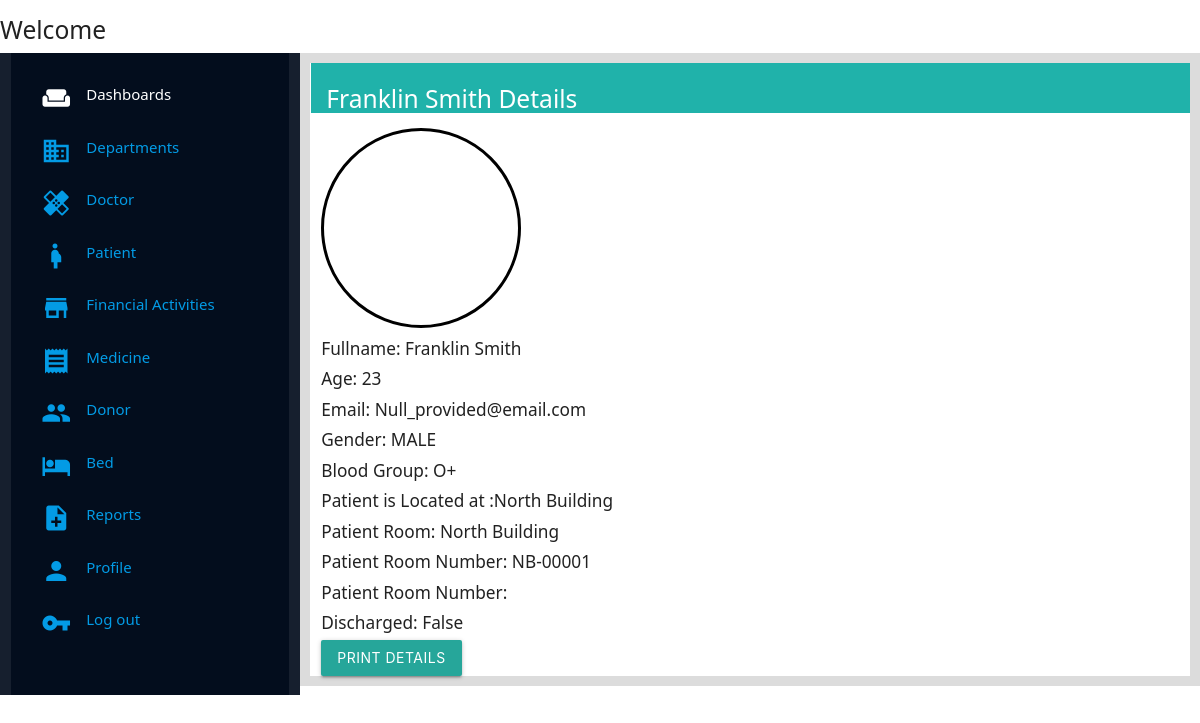
The page /management/patients/1 on the database its author committed.
### management/models.py (models this page shows)
class Patient(models.Model):
    Patient_id = models.CharField(unique=True, max_length=200, default="Please Update",null=True,blank=True)
    Patient_lastname = models.CharField(max_length=250,null=True, blank=True)
    Patient_firstname = models.CharField(max_length=250,null=True, blank=True)
    Patient_email_address = models.EmailField(max_length=250, null=True, blank=True, default="Null_provided@email.com")
    Patient_phone_number = models.CharField(max_length=120, null=True, blank=True)
    Patient_address = models.CharField(max_length=350,null=True,blank=True)
    Patient_doctor = models.ForeignKey(Doctor,on_delete=models.CASCADE, related_name="patient_doctor")
    Patient_blood_group = models.CharField(max_length=200, default="Please Update")
    Patient_blood_genotype = models.CharField(max_length=200, default="Please Update")
    Patient_age = models.IntegerField(null=True,blank=True)
    Patient_gender = models.CharField(max_length=25, choices=GENDER,default="UNDECIDED")
    Patient_room = models.ForeignKey(Room, on_delete=models.CharField, null=True, blank=True)
    def __str__(self):
        return self.Patient_lastname +" " + self.Patient_firstname + " Details"

class Room(models.Model):
    Room_location = models.CharField(max_length=250, null=True,blank=True)
    Room_ID = models.CharField(max_length=100, null=True, blank=True, unique=True)
    Room_availability = models.BooleanField(default=True)
    def __str__(self):
        return "Located at :" + self.Room_location

### management/views.py (the view)
# urls.py: path('patients/<str:pk>',views.patient_details_page,name="detailed_patient_page"),
def patient_details_page(request,pk):
    patient_data = Patient.objects.get(id=pk)
    checked_in = Alloted_Beds.objects.get(Alloted_patient=patient_data)
    print(checked_in.Alloted_time)
    context = {
        'patient_data':patient_data,
        'checked_id':checked_in,
    }
    return render(request,'management/Pages/patients_details.html',context)

### management/templates/management/Pages/patients_details.html
{% extends 'management/index.html' %}
{% load static %}
{% block content %}
<div class="wrapper">
    <div class="title-holder">
        <h5 class="title">{{patient_data}}</h5>
    </div>
    <div class="profile-details">
        <div class="image-holder">
        </div>
        <div class="profile-text">
            <h6>Fullname: {{patient_data.Patient_lastname}} {{patient_data.Patient_firstname}}</h6>
            <h6>Age: {{patient_data.Patient_age}}</h6>
            <h6>Email: {{patient_data.Patient_email_address}}</h6>
            <h6>Gender: {{patient_data.Patient_gender}}</h6>
            <h6>Blood Group: {{patient_data.Patient_blood_group}}</h6>
            <h6>Patient is {{patient_data.Patient_room}}</h6>
            <h6>Patient Room: {{patient_data.Patient_room.Room_location}}</h6>
            <h6>Patient Room Number: {{patient_data.Patient_room.Room_ID}}</h6>
            <h6>Patient Room Number: {{patient_data.Patient_room.Room_avai}}</h6>
            <h6>Discharged: False</h6>
            <button class="btn "> Print Details </button>
        </div>
    </div>
</div>
{% endblock content %}

### management/static/management/css/style.css (style rules this page uses)
* { margin: 0; padding: 0; font-family:'Segoe UI', Tahoma, Geneva, Verdana, sans-serif; }
.title-holder { background-color: lightseagreen; height: 50px; color: white; margin-left: -10px; margin-right: -11px; padding-bottom: 10px; padding-top: 5px; padding-left: 1em; }
.image-holder { height: 200px; width: 200px; border: 3px solid black; border-radius: 50%; margin-top: 1em; }

### rows shown on the page
Patient: Patient_lastname+Patient_firstname "Franklin Smith Details", Patient_lastname "Franklin", Patient_firstname "Smith", Patient_age "23", Patient_email_address "Null_provided@email.com", Patient_gender "MALE", Patient_blood_group "O+", Patient_room "Located at :North Building", Patient_room.Room_location "North Building", Patient_room.Room_ID "NB-00001"
